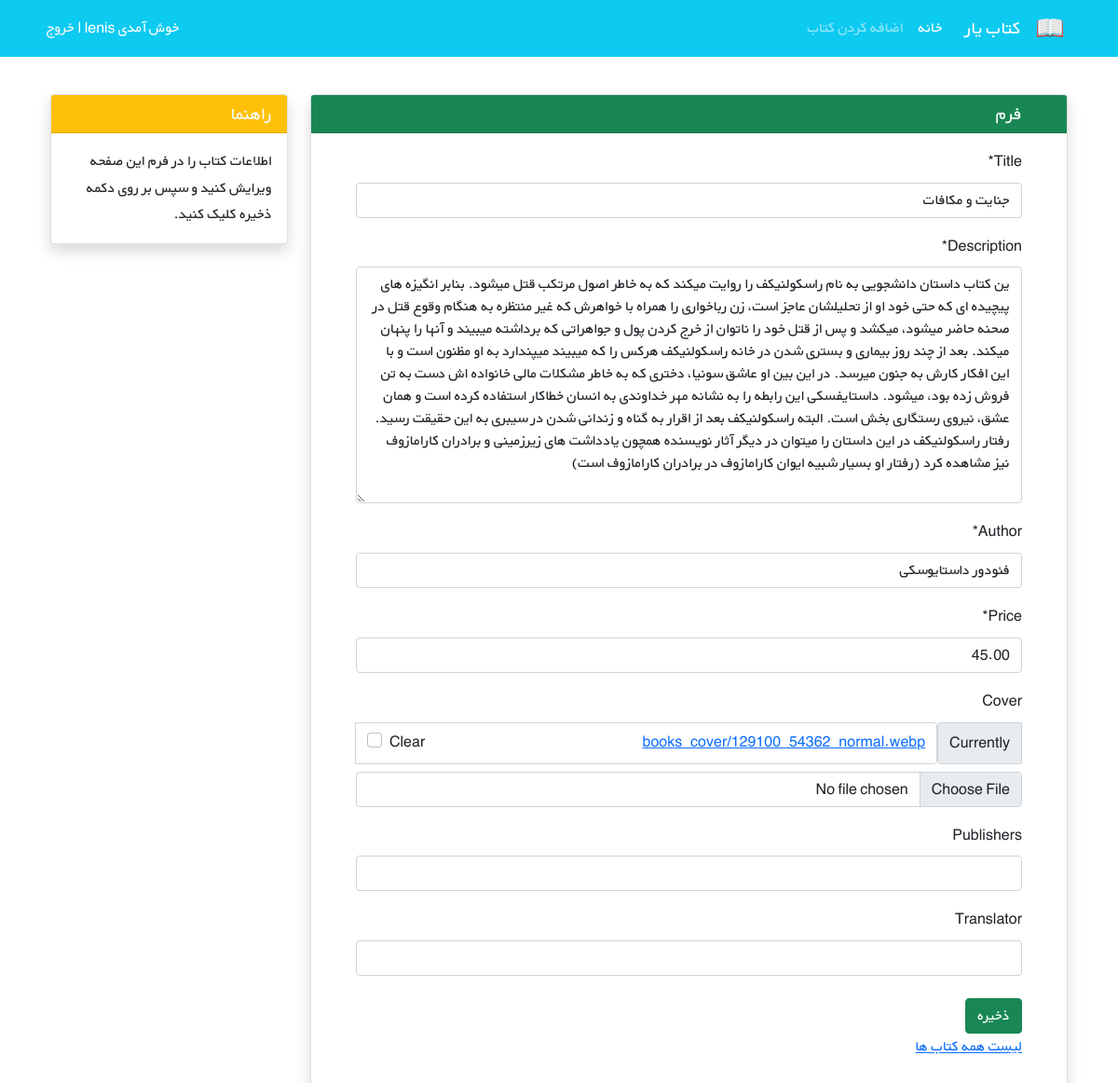
The page /16/update/ (signed in) on the database its author committed.
### books/models.py (models this page shows, shortened)
class Book(models.Model):
    title = models.CharField(max_length=200)
    author = models.CharField(max_length=200)
    description = models.TextField()
    price = models.DecimalField(max_digits=5, decimal_places=2)
    cover = models.ImageField(upload_to='books_cover/', blank=True)
    translator = models.CharField(max_length=200, blank=True)
    publishers = models.CharField(max_length=200, blank=True)

### books/views.py (the view)
# urls.py: path('<int:pk>/update/', views.BookUpdateView.as_view(), name='book_update'),
class BookUpdateView(generic.UpdateView):
    model = Book
    fields = ['title', 'description', 'author', 'price', 'cover', 'publishers', 'translator']
    template_name = 'books/book_update.html'

### books/templates/books/book_update.html (shortened to what this page needs)
{% extends '_base.html' %}
{% load crispy_forms_filters %}
{% block content %}
     <div class="container mt-4" dir="rtl">
        <div class="row">
            <div class="col-9">
                <div class="card shadow my-3">
                    <h5 class="card-header bg-success text-light px-5">فرم</h5>
                    <div class="px-5 pt-3 pb-5">
                        <form method="POST" enctype="multipart/form-data">
                            {{ form|crispy }}
                            <button type="submit" class="btn btn-success mt-2">ذخیره</button>
                        </form>
                        <a href="{% url 'book_list' %}">لیست همه کتاب ها</a>
                    </div>
                </div>
            </div>
            <div class="col-3">
                <div class="card my-3 shadow">
                    <h5 class="card-header bg-warning text-light">راهنما</h5>
                    <div class="card-body">
                        <p class="card-text">
                            اطلاعات کتاب را در فرم این صفحه ویرایش کنید و سپس بر روی دکمه ذخیره کلیک کنید.
                        </p>
                    </div>
                </div>
            </div>
        </div>
    </div>
{% endblock %}

### static/css/style.css (style rules this page uses)
* { font-family: 'BYekan', sans-serif; line-height: 1.8rem; }

### rows shown on the page
Book: title "جنایت و مکافات", description "ین کتاب داستان دانشجویی به نام راسکولنیکف را روایت میکند که به خاطر اصول مرتکب قتل میشود. بنابر انگیزه های پیچیده ای که حتی خود او از تحلیلشان عاجز است، زن رباخواری را همراه با خواهرش که غیر منتظره به هنگام وقوع قتل در صحنه حاضر میشود، میکشد و پس از قتل خود را ناتوان از خرج کردن پول و جواهراتی که برداشته میبیند و آنها را پنهان میکند. بعد از چند روز بیماری و بستری شدن در خانه راسکولنیکف هرکس را که میبیند میپندارد به او مظنون است و با این افکار کارش به جنون میرسد. در این بین او عاشق سونیا، دختری که به خاطر مشکلات مالی خانواده اش دست به تن فروش زده بود، میشود. داستایفسکی این رابطه را به نشانه مهر خداوندی به انسان خطاکار استفاده کرده است و همان عشق، نیروی رستگاری بخش است. البته راسکولنیکف بعد…", author "فئودور داستایوسکی", price "45.00"
